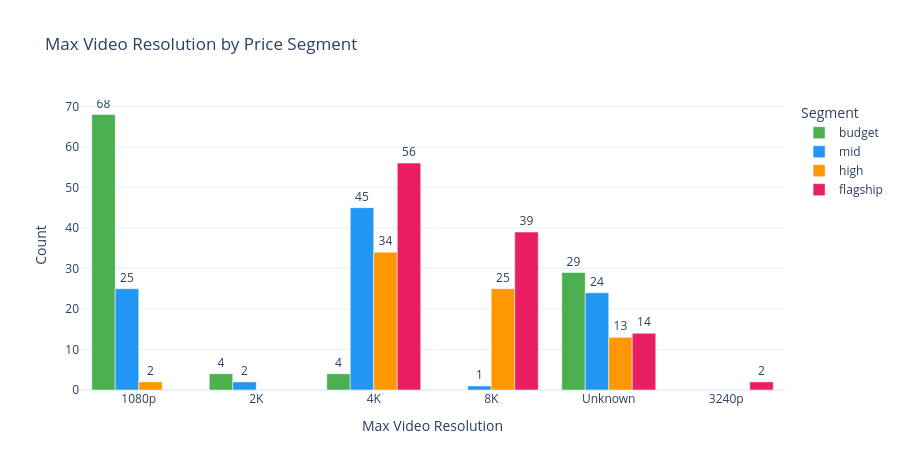

This figure's notebook cell:
### Code cell
# Plotly: grouped bar — which segment supports which max resolution?
video_seg = (
    smartphone_df
    .groupby(["max_video_resolution", "price_segment"])
    .size()
    .reset_index(name="count")
)

fig = px.bar(
    video_seg,
    x="max_video_resolution",
    y="count",
    color="price_segment",
    category_orders={
        "max_video_resolution": VIDEO_ORDER,
        "price_segment"       : SEGMENT_ORDER,
    },
    color_discrete_map=SEGMENT_COLORS,
    barmode="group",
    title="Max Video Resolution by Price Segment",
    labels={
        "max_video_resolution": "Max Video Resolution",
        "count"               : "Count",
        "price_segment"       : "Segment",
    },
    text="count",
)
fig.update_traces(textposition="outside")
fig.update_layout(height=470)
fig.show()

### Figure 1 — Plotly figure (JSON) as saved in the notebook; plotly's stock layout.template omitted (floating-point values rounded to 4 significant figures)
{"data": [{"alignmentgroup": "True", "hovertemplate": "Segment=budget<br>Max Video Resolution=%{x}<br>Count=%{text}<extra></extra>", "legendgroup": "budget", "marker": {"color": "#4CAF50", "pattern": {"shape": ""}}, "name": "budget", "offsetgroup": "budget", "orientation": "v", "showlegend": true, "text": [68.0, 4.0, 4.0, 29.0], "textposition": "outside", "type": "bar", "x": ["1080p", "2K", "4K", "Unknown"], "xaxis": "x", "y": [68, 4, 4, 29], "yaxis": "y"}, {"alignmentgroup": "True", "hovertemplate": "Segment=mid<br>Max Video Resolution=%{x}<br>Count=%{text}<extra></extra>", "legendgroup": "mid", "marker": {"color": "#2196F3", "pattern": {"shape": ""}}, "name": "mid", "offsetgroup": "mid", "orientation": "v", "showlegend": true, "text": [25.0, 2.0, 45.0, 1.0, 24.0], "textposition": "outside", "type": "bar", "x": ["1080p", "2K", "4K", "8K", "Unknown"], "xaxis": "x", "y": [25, 2, 45, 1, 24], "yaxis": "y"}, {"alignmentgroup": "True", "hovertemplate": "Segment=high<br>Max Video Resolution=%{x}<br>Count=%{text}<extra></extra>", "legendgroup": "high", "marker": {"color": "#FF9800", "pattern": {"shape": ""}}, "name": "high", "offsetgroup": "high", "orientation": "v", "showlegend": true, "text": [2.0, 34.0, 25.0, 13.0], "textposition": "outside", "type": "bar", "x": ["1080p", "4K", "8K", "Unknown"], "xaxis": "x", "y": [2, 34, 25, 13], "yaxis": "y"}, {"alignmentgroup": "True", "hovertemplate": "Segment=flagship<br>Max Video Resolution=%{x}<br>Count=%{text}<extra></extra>", "legendgroup": "flagship", "marker": {"color": "#E91E63", "pattern": {"shape": ""}}, "name": "flagship", "offsetgroup": "flagship", "orientation": "v", "showlegend": true, "text": [2.0, 56.0, 39.0, 14.0], "textposition": "outside", "type": "bar", "x": ["3240p", "4K", "8K", "Unknown"], "xaxis": "x", "y": [2, 56, 39, 14], "yaxis": "y"}], "layout": {"barmode": "group", "height": 470, "legend": {"title": {"text": "Segment"}, "tracegroupgap": 0}, "title": {"text": "Max Video Resolution by Price Segment"}, "xaxis": {"anchor": "y", "categoryarray": ["720p", "1080p", "2K", "4K", "8K"], "categoryorder": "array", "domain": [0, 1], "title": {"text": "Max Video Resolution"}}, "yaxis": {"anchor": "x", "domain": [0, 1], "title": {"text": "Count"}}}}
